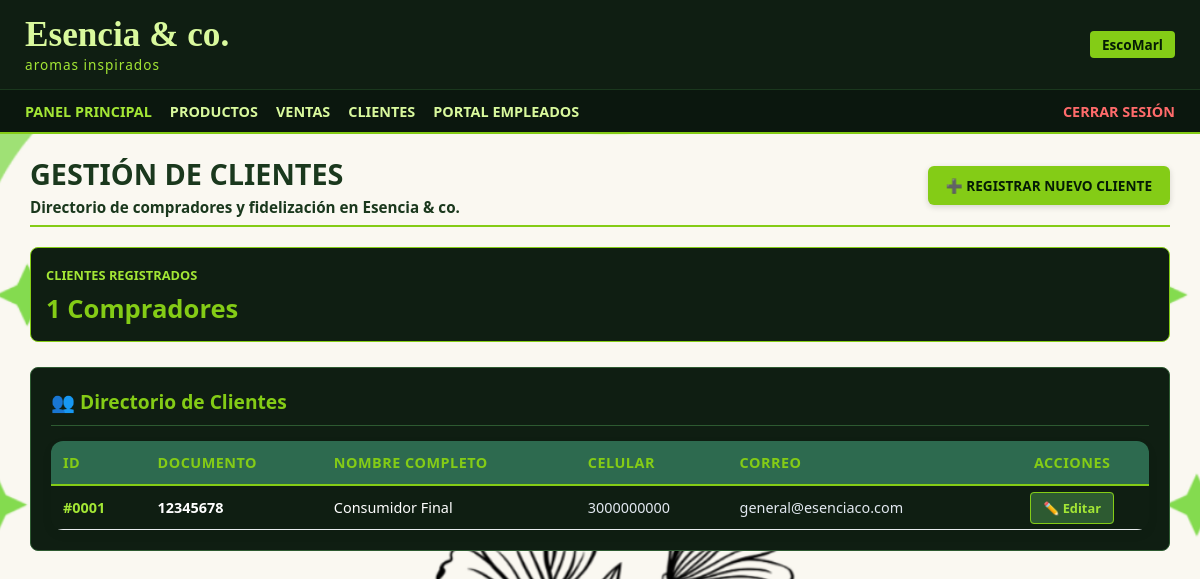
/index.php?action=clientes (signed in), run on the app's committed database.
### tables this page shows
CREATE TABLE `tblclientes` (
  `IdCliente` int(11) NOT NULL,
  `Documento` varchar(15) NOT NULL,
  `NombreCompleto` varchar(100) NOT NULL,
  `Celular` varchar(15) DEFAULT NULL,
  `Correo` varchar(100) DEFAULT NULL,
  `UltimaVisita` date DEFAULT NULL
);

### controllers/ClienteController.php (called while the page is built, shortened)
<?php
require_once __DIR__ . '/../models/Cliente.php';
class ClienteController {
    private $clienteModel;
    public function __construct() {
        $this->clienteModel = new Cliente();
    }
    public function index() {
        $clientes = $this->clienteModel->obtenerTodos();
        require_once __DIR__ . '/../views/clientes/index.php';
    }
}

### config/database.php (called while the page is built, shortened)
<?php
class Database {
    private static $host = 'localhost';
    private static $db_name = 'bdescomarl';
    private static $username = 'root';
    private static $password = '';
    private static $instance = null;
    public static function getInstance() {
        if (self::$instance === null) {
            try {
                $dsn = "mysql:host=" . self::$host . ";dbname=" . self::$db_name . ";charset=utf8mb4";
                $options = [
                    PDO::ATTR_ERRMODE => PDO::ERRMODE_EXCEPTION,
                    PDO::ATTR_DEFAULT_FETCH_MODE => PDO::FETCH_ASSOC,
                    PDO::ATTR_EMULATE_PREPARES => false,
                ];
                self::$instance = new PDO($dsn, self::$username, self::$password, $options);
            } catch (PDOException $e) {
                error_log("Connection Error: " . $e->getMessage());
                die("Error de conexión a la base de datos: " . $e->getMessage());
            }
        }
        return self::$instance;
    }
}

### models/Cliente.php (called while the page is built, shortened)
<?php
require_once __DIR__ . '/../config/Database.php';
class Cliente {
    private $db;
    public function __construct() {
        $this->db = Database::getInstance();
    }
    public function obtenerTodos() {
        try {
            $stmt = $this->db->query("SELECT IdCliente AS id, Documento AS documento, NombreCompleto AS nombreCompleto, Celular AS celular, Correo AS correo FROM tblclientes ORDER BY IdCliente DESC");
            return $stmt->fetchAll(PDO::FETCH_ASSOC);
        } catch (Exception $e) {
            return [];
        }
    }
}

### views/clientes/index.php (the view, shortened to what this page needs)
<?php require_once __DIR__ . '/../layouts/header.php'; ?>
<div style="border-bottom: 2px solid #84cc16; padding-bottom: 8px; margin-bottom: 20px; display: flex; justify-content: space-between; align-items: center;">
    <div>
        <h2 style="color: #1a381d; font-size: 1.8rem; margin: 0; text-transform: uppercase; font-weight: 800;">GESTIÓN DE CLIENTES</h2>
        <p style="color: #1a381d; font-size: 0.95rem; margin-top: 4px; font-weight: 600;">Directorio de compradores y fidelización en <strong>Esencia & co.</strong></p>
    </div>
    <a href="index.php?action=clientes_crear" style="padding: 10px 18px; background-color: #84cc16; color: #051c05; text-decoration: none; border-radius: 6px; font-weight: bold; font-size: 0.85rem; box-shadow: 0 2px 6px rgba(0,0,0,0.15); display: flex; align-items: center; gap: 8px;">
        ➕ REGISTRAR NUEVO CLIENTE
    </a>
</div>
<div style="display: grid; grid-template-columns: repeat(auto-fit, minmax(220px, 1fr)); gap: 15px; margin-bottom: 25px;">
    <?php $totalClientes = !empty($clientes) ? count($clientes) : 0; ?>
    <div style="background-color: #0f1e12; border: 1px solid #84cc16; border-radius: 8px; padding: 15px; color: #ffffff;">
        <span style="color: #a3e635; font-size: 0.8rem; font-weight: 800; text-transform: uppercase;">CLIENTES REGISTRADOS</span>
        <h3 style="color: #84cc16; font-size: 1.6rem; margin: 6px 0 0 0; font-weight: bold;"><?= $totalClientes ?> Compradores</h3>
    </div>
</div>
<div style="background-color: #0f1e12; border: 1px solid #2d5a31; border-radius: 8px; padding: 20px; color: #ffffff; overflow-x: auto;">
    <h3 style="color: #84cc16; font-size: 1.2rem; margin-top: 0; margin-bottom: 15px; border-bottom: 1px solid #2d5a31; padding-bottom: 10px; font-weight: bold;">
        👥 Directorio de Clientes
    </h3>
    <?php if (!empty($clientes)): ?>
        <table style="width: 100%; border-collapse: collapse; text-align: left; background-color: #0f1e12; color: #ffffff;">
            <thead>
                <tr style="border-bottom: 2px solid #84cc16; color: #84cc16; font-size: 0.85rem; text-transform: uppercase; background-color: #051c05;">
                    <th style="padding: 12px; color: #84cc16;">ID</th>
                    <th style="padding: 12px; color: #84cc16;">Documento</th>
                    <th style="padding: 12px; color: #84cc16;">Nombre Completo</th>
                    <th style="padding: 12px; color: #84cc16;">Celular</th>
                    <th style="padding: 12px; color: #84cc16;">Correo</th>
                    <th style="padding: 12px; color: #84cc16; text-align: center;">Acciones</th>
                </tr>
            </thead>
            <tbody>
                <?php foreach ($clientes as $cli):
                    $idCli = $cli['IdCliente'] ?? $cli['id'] ?? 0;
                    $doc = $cli['Documento'] ?? $cli['documento'] ?? 'N/A';
                    $nombre = $cli['NombreCompleto'] ?? $cli['nombreCompleto'] ?? 'Cliente General';
                    $celular = $cli['Celular'] ?? $cli['celular'] ?? 'Sin Registro';
                    $correo = $cli['Correo'] ?? $cli['correo'] ?? 'Sin Registro';
                ?>
                    <tr style="border-bottom: 1px solid #2d5a31; background-color: #0f1e12;">
                        <td style="padding: 12px; font-weight: bold; color: #a3e635;">
                            #<?= str_pad($idCli, 4, '0', STR_PAD_LEFT) ?>
                        </td>
                        <td style="padding: 12px; color: #ffffff; font-weight: bold;">
                            <?= htmlspecialchars($doc) ?>
                        </td>
                        <td style="padding: 12px; color: #ffffff;">
                            <?= htmlspecialchars($nombre) ?>
                        </td>
                        <td style="padding: 12px; color: #e2e8f0;">
                            <?= htmlspecialchars($celular) ?>
                        </td>
                        <td style="padding: 12px; color: #e2e8f0;">
                            <?= htmlspecialchars($correo) ?>
                        </td>
                        <td style="padding: 12px; text-align: center;">
                            <a href="index.php?action=clientes_editar&id=<?= $idCli ?>" style="padding: 6px 12px; background-color: #2d5a31; color: #a3e635; text-decoration: none; border-radius: 4px; font-size: 0.8rem; font-weight: bold; border: 1px solid #84cc16;">
                                ✏️ Editar
                            </a>
                        </td>
                    </tr>
                <?php endforeach; ?>
            </tbody>
        </table>
    <?php else: ?>
        <p style="color: #a3e635; text-align: center; padding: 25px 0; margin: 0;">Aún no hay clientes registrados en la base de datos.</p>
    <?php endif; ?>
</div>
</div>

### public/css/style.css (style rules this page uses)
* { box-sizing: border-box; margin: 0; padding: 0; font-family: 'Segoe UI', Tahoma, Geneva, Verdana, sans-serif; }
body { background-color: #f4f6f8; color: #2b2b2b; min-height: 100vh; }
table { width: 100%; border-collapse: collapse; background-color: #ffffff; border-radius: 12px; overflow: hidden; box-shadow: 0 4px 12px rgba(0,0,0,0.05); }
th { background-color: #2d6a4f; color: #ffffff; padding: 14px 16px; text-align: left; font-size: 0.9rem; text-transform: uppercase; letter-spacing: 0.5px; }
td { padding: 12px 16px; border-bottom: 1px solid #e9ecef; color: #333333; font-size: 0.9rem; }

### data on the page
tblclientes: IdCliente "0001", Documento "12345678", NombreCompleto "Consumidor Final", Celular "3000000000", Correo "general@esenciaco.com"

### other printed values
$totalClientes "1"
